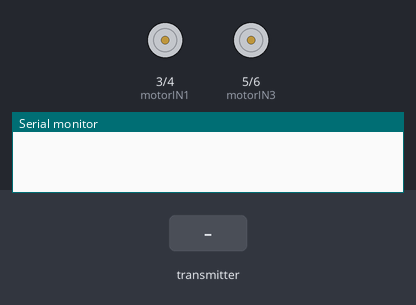
Bench run of a sketch on a simulated Arduino Uno, built with avr-gcc and run on an emulated ATmega328P. Parts: motor-driver pin pairs drawn as motors (green arrow = first pin HIGH = forward, orange = second pin HIGH = backward, longer = more drive), the last lines printed to the serial monitor. The test bench sets the inputs (shaded band). No radio packets arrive unless stated.

Above: at 1.2 s.
1.3 s: the transmitter starts sending xEkseni = 256
At 2.3 s:
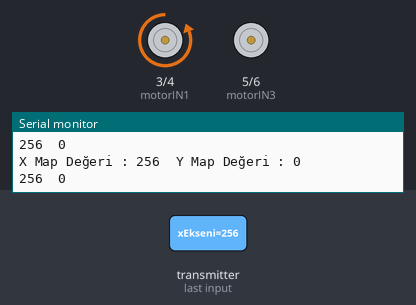
2.8 s: the transmitter starts sending xEkseni = 1023
At 3.4 s:
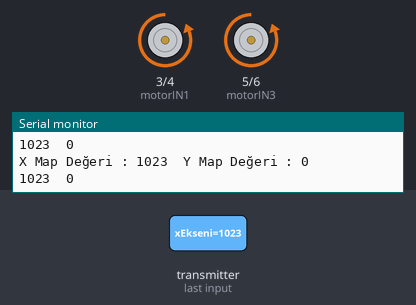
4.3 s: the transmitter starts sending yEkseni = 0
7.3 s: the transmitter starts sending yEkseni = 256
At 8.0 s:
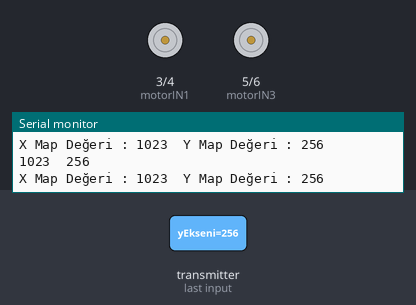
10.3 s: the transmitter starts sending xEkseni = 0
13.3 s: the transmitter starts sending yEkseni = 1023
At 14.3 s:
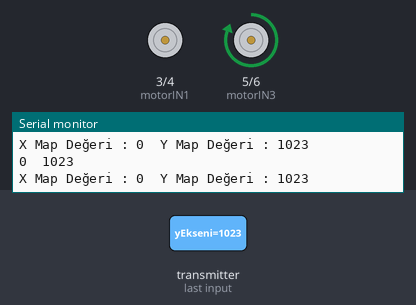
Timing chart, 0 to 15.8 s (numbered marks = the images above; inputs shaded):
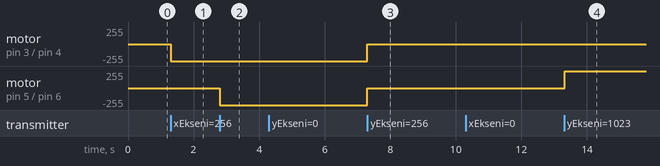

The sketch:

alici.ino
```cpp
#include <SPI.h>
#include <nRF24L01.h>
#include <RF24.h>
const int motorIN1 = 3; // L298N IN1 Girişi
const int motorIN2 = 4; // L298N IN2 Girişi
const int motorIN3 = 5; // L298N IN3 Girişi
const int motorIN4 = 6; // L298N IN4 Girişi
int xdeger;
int ydeger;
struct veri_paketi {
  int xEkseni;
  int yEkseni;
};
veri_paketi veri;
RF24 radio(7,8); // CE, CSN
const byte address[6] = "00001";
void setup() {
  pinMode(motorIN1, OUTPUT);
  pinMode(motorIN2, OUTPUT);
  pinMode(motorIN3, OUTPUT);
  pinMode(motorIN4, OUTPUT);
  Serial.begin(9600);
  veri.xEkseni = 0;
  veri.yEkseni = 0;
  radio.begin();
  radio.openReadingPipe(0, address);
  radio.setPALevel(RF24_PA_MIN);
  radio.startListening();
}
void loop() {
  if (radio.available()) {
    radio.read(&veri, sizeof(veri_paketi));
    Serial.print("X Map Değeri : ");
    Serial.print(veri.xEkseni);
    Serial.print("\t");
    Serial.print("Y Map Değeri : ");
    Serial.println(veri.yEkseni);
    xdeger = veri.xEkseni;
    ydeger = veri.yEkseni;

    xdeger = xdeger >= 50 ? xdeger : xdeger <= -50 ? xdeger : 0;
    ydeger = ydeger >= 50 ? ydeger : ydeger <= -50 ? ydeger : 0;
      Serial.print(xdeger);
      Serial.print("\t");
      Serial.println(ydeger);
    if (xdeger<-50 && ydeger < 100 && ydeger >-100) {
      xdeger = abs(xdeger);                           //ileri
      analogWrite(motorIN1, xdeger);
      analogWrite(motorIN2, 0);
      analogWrite(motorIN3, xdeger);
      analogWrite(motorIN4, 0);
}
    else if (xdeger > 50 && ydeger < 100 && ydeger >-100) { //geri
      analogWrite(motorIN1, 0);
      analogWrite(motorIN2, xdeger);
      analogWrite(motorIN3, 0);
      analogWrite(motorIN4, xdeger);
}
    else if (ydeger <-50 && xdeger < 100 && xdeger >-100) { //sola dönme
      ydeger = abs(ydeger);
      analogWrite(motorIN1, ydeger);
      analogWrite(motorIN2, 0);
      analogWrite(motorIN3, 0);
      analogWrite(motorIN4, 0);
}
    else if (ydeger >50 && xdeger < 100 && xdeger >-100) { //sağa dönme
      analogWrite(motorIN1, 0);
      analogWrite(motorIN2, 0);
      analogWrite(motorIN3, ydeger);
      analogWrite(motorIN4, 0);
}
    else  {
      analogWrite(motorIN1, 0);
      analogWrite(motorIN2, 0);
      analogWrite(motorIN3, 0);
      analogWrite(motorIN4, 0);
}}
}
```

Measured:
- after the input at 1.3 s, motor on pin 3 (motorIN1) / pin 4 (motorIN2): stopped → backward 255/255 at once
- after the input at 2.8 s, motor on pin 5 (motorIN3) / pin 6 (motorIN4): stopped → backward 255/255 at once
- after the input at 7.3 s, motor on pin 3 (motorIN1) / pin 4 (motorIN2), motor on pin 5 (motorIN3) / pin 6 (motorIN4): backward 255/255 → stopped at once
- after the input at 13.3 s, motor on pin 5 (motorIN3) / pin 6 (motorIN4): stopped → forward 255/255 at once
